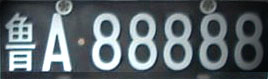
%> input picture 大作业/II/鲁A88888.jpg, 268 x 79 px
$ octave luA88888.m   (GNU Octave 9; MATLAB toolbox functions it lacks are replaced by stand-ins)
%> lines starting %> are read from the running program, lines starting %| are printed output that depends on the picture; in (x1, y1, x2, y2) boxes, pixels count from 0 and x2, y2 are one past the last pixel; in counts of white or black regions, pixels touching at a corner belong together; the program's own positions count from 1
close all
clc
CuDingWei=imread('II/鲁A88888.jpg')
%> CuDingWei is the input picture: size 79x268x3 uint8; mean R, G, B 91, 101, 106.1
imshow(CuDingWei)
%%%%%%%%%%车牌预处理%%%%%%%%%%%
CuDingWei(:, :, 3) = CuDingWei(:, :, 1);
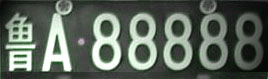
%> CuDingWei: size 79x268x3 uint8; mean R, G, B 91, 101, 91
CuDingWei(:, :, 2) = CuDingWei(:, :, 1);
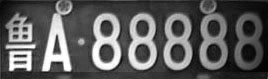
%> CuDingWei: size 79x268x3 uint8; min 0, max 255, mean 91
figure
imshow(CuDingWei)
CuDingWeiHuiDu=rgb2gray(CuDingWei); %将RGB图像转化为灰度图像

CuDingWeiErZhi = im2bw(CuDingWeiHuiDu,0);
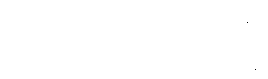
%> CuDingWeiErZhi: size 79x268 logical; 100% white; black in thin lines or dots, all inside (x1, y1, x2, y2) = (247, 22, 256, 70)
[W, H] = size(CuDingWeiErZhi);
%> W = 79; H = 268
CuDingWeiErZhi = zeros([W + 20, H + 20]);
delta = 0;
for i = 1 : W
    for j = 1 : H
        if CuDingWei(i, j, 1) + CuDingWei(i, j, 2) >= 180
            CuDingWeiErZhi(i + delta, j + delta) = 0;
        else
            CuDingWeiErZhi(i + delta, j + delta) = 1;
        end
    end
end
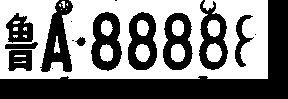
%> CuDingWeiErZhi: size 99x288 double; values 0 (black) and 1 (white), 50.1% white; 16 black regions (5 under 20 px), largest, box (x1, y1, x2, y2) and area: (0, 0, 288, 99) 7382, (40, 0, 73, 72) 1196, (91, 12, 122, 71) 1113
figure(3);
% return ;
subplot(2,2,1),imshow(CuDingWeiErZhi),title('二值车牌图像')%DingWei
%%%%%%%%%%去除边框干扰%%%%%%%%%%%
[r,s]=size(CuDingWeiErZhi);%size函数将数组的行数返回到第一个输出变量，将数组的列数返回到第二个输出变量
%> r = 99; s = 288
YuJingDingWei=double(CuDingWeiErZhi);%;CuDingWeiErZhi
X2=zeros(1,s);%产生1行s列全零数组
for i=1:r
    for j=1:s
        if(YuJingDingWei(i,j)==1)
            X2(1,j)= X2(1,j)+1;%白色像素点统计
        end
    end
end
%> after the loop, X2 = 288 values, max 79 at index 1, min 0 at index 269, mean 49.57
[temp,MaxX]=max(X2);
%> temp = 79; MaxX = 1

%%%%%%%%%去除左侧边框干扰%%%%%%%%%%%
[g,h]=size(YuJingDingWei);
%> g = 99; h = 288
ZuoKuanDu=0;YouKuanDu=0;KuanDuYuZhi=5;
while sum(YuJingDingWei(:,ZuoKuanDu+1))~=0
    ZuoKuanDu=ZuoKuanDu+1;
end
%> after the loop, ZuoKuanDu = 268
if ZuoKuanDu<KuanDuYuZhi   % 认为是左侧干扰
    YuJingDingWei(:,[1:ZuoKuanDu])=0;%给图像d中1到KuanDu宽度间的点赋值为零
    YuJingDingWei=QieGe(YuJingDingWei); %值为零的点会被切割
end
subplot(2,2,3),imshow(YuJingDingWei),title('去除左侧边框的二值车牌图像')
%%%%%%%%去除右侧边框干扰%%%%%%%%%%%
[e,f]=size(YuJingDingWei);%上一步裁剪了一次，所以需要再次获取图像大小
%> e = 99; f = 288
d=f;
%> d = 288
while sum(YuJingDingWei(:,d-1))~=0
    YouKuanDu=YouKuanDu+1;
    d=d-1;
end
%> this loop made 0 passes
%> after the loop, YouKuanDu = 0
if YouKuanDu<KuanDuYuZhi   % 认为是右侧干扰
    YuJingDingWei(:,[(f-YouKuanDu):f])=0;%
%> (the run ends here)

$ run again, with 大作业/II/辽B57368.jpg copied over 大作业/II/鲁A88888.jpg
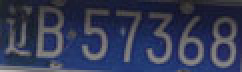
%> input picture 大作业/II/辽B57368.jpg, 121 x 36 px (shown 2 times larger)
%> CuDingWei is the input picture: size 36x121x3 uint8; mean R, G, B 51.4, 57.4, 83.6
%> `CuDingWei(:, :, 2) = CuDingWei(:, :, 1);`:
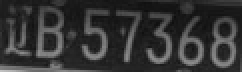
%> CuDingWei: size 36x121x3 uint8 (shown 2 times larger); min 14, max 194, mean 51.4
%> after the loop `for i = 1 : W`:
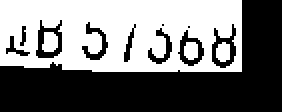
%> CuDingWeiErZhi: size 56x141 double (shown 2 times larger); values 0 (black) and 1 (white), 46.5% white; 4 white regions, box (x1, y1, x2, y2) and area: (0, 0, 121, 36) 3490, (21, 16, 29, 26) 67, (108, 21, 115, 31) 58, (92, 21, 99, 30) 55
%> after the loop `for i=1:r`: X2 = 141 values, max 36 at index 55, min 0 at index 122, mean 26.03
%> temp = 36; MaxX = 55
%> the loop `while sum(YuJingDingWei(:,ZuoKuanDu+1))~=0` made 121 passes
%> after the loop `while sum(YuJingDingWei(:,ZuoKuanDu+1))~=0`: ZuoKuanDu = 121
%> after the loop `while sum(YuJingDingWei(:,d-1))~=0`: YouKuanDu = 0
